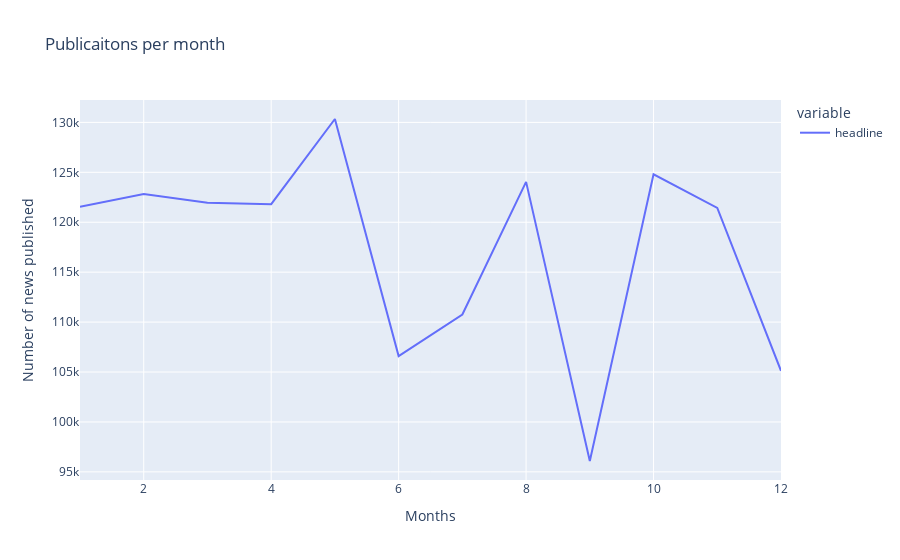

Source (notebook cell):
### Code cell
px.line(news.groupby(news.index.month)['headline'].size(), title="Publicaitons per month", labels={'date': 'Months', 'value' : 'Number of news published'})

### Figure 1 — Plotly figure (JSON) as saved in the notebook; plotly's stock layout.template omitted (floating-point values rounded to 4 significant figures)
{"data": [{"hovertemplate": "variable=headline<br>Months=%{x}<br>Number of news published=%{y}<extra></extra>", "legendgroup": "headline", "line": {"color": "#636efa", "dash": "solid"}, "marker": {"symbol": "circle"}, "mode": "lines", "name": "headline", "orientation": "v", "showlegend": true, "type": "scatter", "x": [1, 2, 3, 4, 5, 6, 7, 8, 9, 10, 11, 12], "xaxis": "x", "y": [121545, 122836, 121949, 121813, 130340, 106598, 110764, 124041, 96089, 124800, 121430, 105123], "yaxis": "y"}], "layout": {"legend": {"title": {"text": "variable"}, "tracegroupgap": 0}, "title": {"text": "Publicaitons per month"}, "xaxis": {"anchor": "y", "domain": [0, 1], "title": {"text": "Months"}}, "yaxis": {"anchor": "x", "domain": [0, 1], "title": {"text": "Number of news published"}}}}
